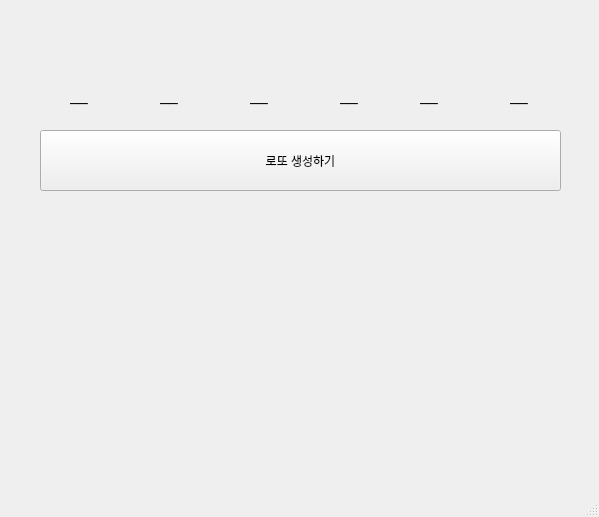
<?xml version="1.0" encoding="UTF-8"?>
<ui version="4.0">
 <class>MainWindow</class>
 <widget class="QMainWindow" name="MainWindow">
  <property name="geometry">
   <rect>
    <x>0</x>
    <y>0</y>
    <width>599</width>
    <height>517</height>
   </rect>
  </property>
  <property name="windowTitle">
   <string>MainWindow</string>
  </property>
  <widget class="QWidget" name="centralwidget">
   <widget class="QLabel" name="lbl_1">
    <property name="geometry">
     <rect>
      <x>70</x>
      <y>80</y>
      <width>61</width>
      <height>31</height>
     </rect>
    </property>
    <property name="font">
     <font>
      <family>Arial</family>
      <pointsize>12</pointsize>
     </font>
    </property>
    <property name="text">
     <string>__</string>
    </property>
   </widget>
   <widget class="QPushButton" name="pb">
    <property name="geometry">
     <rect>
      <x>40</x>
      <y>130</y>
      <width>521</width>
      <height>61</height>
     </rect>
    </property>
    <property name="text">
     <string>로또 생성하기</string>
    </property>
   </widget>
   <widget class="QLabel" name="lbl_2">
    <property name="geometry">
     <rect>
      <x>160</x>
      <y>80</y>
      <width>61</width>
      <height>31</height>
     </rect>
    </property>
    <property name="font">
     <font>
      <family>Arial</family>
      <pointsize>12</pointsize>
     </font>
    </property>
    <property name="text">
     <string>__</string>
    </property>
   </widget>
   <widget class="QLabel" name="lbl_3">
    <property name="geometry">
     <rect>
      <x>250</x>
      <y>80</y>
      <width>61</width>
      <height>31</height>
     </rect>
    </property>
    <property name="font">
     <font>
      <family>Arial</family>
      <pointsize>12</pointsize>
     </font>
    </property>
    <property name="text">
     <string>__</string>
    </property>
   </widget>
   <widget class="QLabel" name="lbl_4">
    <property name="geometry">
     <rect>
      <x>340</x>
      <y>80</y>
      <width>61</width>
      <height>31</height>
     </rect>
    </property>
    <property name="font">
     <font>
      <family>Arial</family>
      <pointsize>12</pointsize>
     </font>
    </property>
    <property name="text">
     <string>__</string>
    </property>
   </widget>
   <widget class="QLabel" name="lbl_5">
    <property name="geometry">
     <rect>
      <x>420</x>
      <y>80</y>
      <width>61</width>
      <height>31</height>
     </rect>
    </property>
    <property name="font">
     <font>
      <family>Arial</family>
      <pointsize>12</pointsize>
     </font>
    </property>
    <property name="text">
     <string>__</string>
    </property>
   </widget>
   <widget class="QLabel" name="lbl_6">
    <property name="geometry">
     <rect>
      <x>510</x>
      <y>80</y>
      <width>61</width>
      <height>31</height>
     </rect>
    </property>
    <property name="font">
     <font>
      <family>Arial</family>
      <pointsize>12</pointsize>
     </font>
    </property>
    <property name="text">
     <string>__</string>
    </property>
   </widget>
  </widget>
  <widget class="QMenuBar" name="menubar">
   <property name="geometry">
    <rect>
     <x>0</x>
     <y>0</y>
     <width>599</width>
     <height>21</height>
    </rect>
   </property>
  </widget>
  <widget class="QStatusBar" name="statusbar"/>
 </widget>
 <resources/>
 <connections/>
</ui>
